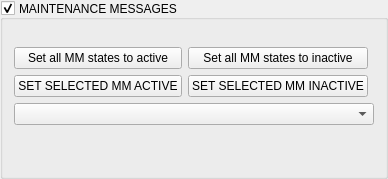
         <widget class="QGroupBox" name="msGroupBox">
          <property name="enabled">
           <bool>true</bool>
          </property>
          <property name="minimumSize">
           <size>
            <width>0</width>
            <height>0</height>
           </size>
          </property>
          <property name="title">
           <string>MAINTENANCE MESSAGES</string>
          </property>
          <property name="alignment">
           <set>Qt::AlignLeading|Qt::AlignLeft|Qt::AlignVCenter</set>
          </property>
          <property name="checkable">
           <bool>true</bool>
          </property>
          <layout class="QGridLayout" name="gridLayout_5">
           <item row="0" column="0" colspan="2">
            <widget class="QWidget" name="widget" native="true">
             <layout class="QVBoxLayout" name="verticalLayout_2">
              <property name="spacing">
               <number>0</number>
              </property>
              <property name="leftMargin">
               <number>0</number>
              </property>
              <property name="topMargin">
               <number>0</number>
              </property>
              <property name="rightMargin">
               <number>0</number>
              </property>
              <property name="bottomMargin">
               <number>0</number>
              </property>
             </layout>
            </widget>
           </item>
           <item row="7" column="0">
            <spacer name="verticalSpacer_4">
             <property name="orientation">
              <enum>Qt::Vertical</enum>
             </property>
             <property name="sizeHint" stdset="0">
              <size>
               <width>20</width>
               <height>40</height>
              </size>
             </property>
            </spacer>
           </item>
           <item row="6" column="0" colspan="3">
            <widget class="QComboBox" name="combox_mms">
             <property name="minimumSize">
              <size>
               <width>0</width>
               <height>0</height>
              </size>
             </property>
             <property name="toolTip">
              <string/>
             </property>
             <property name="currentText">
              <string/>
             </property>
             <property name="currentIndex">
              <number>-1</number>
             </property>
             <property name="insertPolicy">
              <enum>QComboBox::InsertAlphabetically</enum>
             </property>
             <property name="sizeAdjustPolicy">
              <enum>QComboBox::AdjustToContents</enum>
             </property>
            </widget>
           </item>
           <item row="2" column="1">
            <widget class="QPushButton" name="set_all_mm_inactive_btn">
             <property name="sizePolicy">
              <sizepolicy hsizetype="Preferred" vsizetype="Fixed">
               <horstretch>0</horstretch>
               <verstretch>0</verstretch>
              </sizepolicy>
             </property>
             <property name="text">
              <string>Set all MM states to inactive</string>
             </property>
            </widget>
           </item>
           <item row="2" column="0">
            <widget class="QPushButton" name="set_all_mm_active_btn">
             <property name="sizePolicy">
              <sizepolicy hsizetype="Preferred" vsizetype="Fixed">
               <horstretch>0</horstretch>
               <verstretch>0</verstretch>
              </sizepolicy>
             </property>
             <property name="text">
              <string>Set all MM states to active</string>
             </property>
            </widget>
           </item>
           <item row="3" column="0">
            <widget class="QPushButton" name="set_sel_mm_active_btn">
             <property name="sizePolicy">
              <sizepolicy hsizetype="Preferred" vsizetype="Fixed">
               <horstretch>0</horstretch>
               <verstretch>0</verstretch>
              </sizepolicy>
             </property>
             <property name="text">
              <string>SET SELECTED MM ACTIVE</string>
             </property>
            </widget>
           </item>
           <item row="3" column="1">
            <widget class="QPushButton" name="set_sel_mm_inactive_btn">
             <property name="sizePolicy">
              <sizepolicy hsizetype="Preferred" vsizetype="Fixed">
               <horstretch>0</horstretch>
               <verstretch>0</verstretch>
              </sizepolicy>
             </property>
             <property name="text">
              <string>SET SELECTED MM INACTIVE</string>
             </property>
            </widget>
           </item>
           <item row="1" column="0">
            <spacer name="verticalSpacer_3">
             <property name="orientation">
              <enum>Qt::Vertical</enum>
             </property>
             <property name="sizeType">
              <enum>QSizePolicy::Fixed</enum>
             </property>
             <property name="sizeHint" stdset="0">
              <size>
               <width>20</width>
               <height>10</height>
              </size>
             </property>
            </spacer>
           </item>
          </layout>
         </widget>
